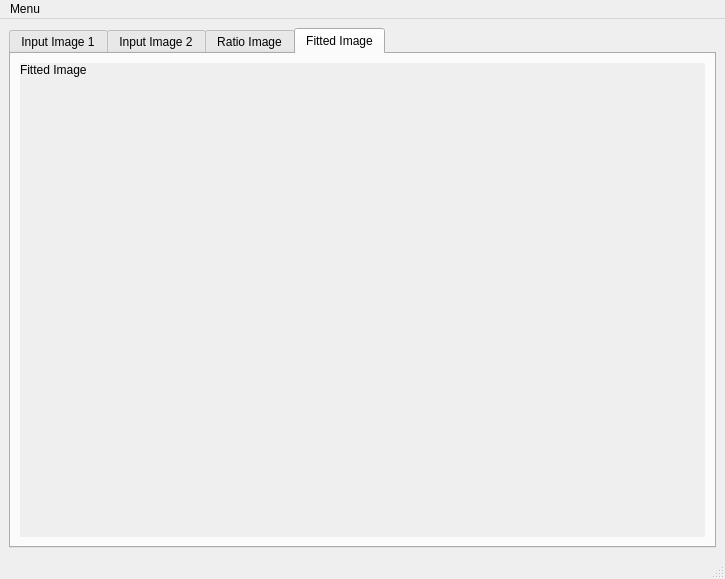
<?xml version="1.0" encoding="UTF-8"?>
<ui version="4.0">
 <class>MainWindow</class>
 <widget class="QMainWindow" name="MainWindow">
  <property name="geometry">
   <rect>
    <x>0</x>
    <y>0</y>
    <width>725</width>
    <height>579</height>
   </rect>
  </property>
  <property name="windowTitle">
   <string>MainWindow</string>
  </property>
  <widget class="QWidget" name="centralwidget">
   <layout class="QHBoxLayout" name="horizontalLayout">
    <item>
     <widget class="QTabWidget" name="ImgShowWidget">
      <property name="autoFillBackground">
       <bool>true</bool>
      </property>
      <property name="currentIndex">
       <number>3</number>
      </property>
      <widget class="QWidget" name="tab_input_image1">
       <attribute name="title">
        <string>Input Image 1</string>
       </attribute>
       <layout class="QHBoxLayout" name="horizontalLayout_3">
        <item>
         <layout class="QVBoxLayout" name="verticalLayout">
          <item>
           <widget class="QLabel" name="label_input_image1">
            <property name="autoFillBackground">
             <bool>true</bool>
            </property>
            <property name="text">
             <string>Input_image_1</string>
            </property>
            <property name="alignment">
             <set>Qt::AlignLeading|Qt::AlignLeft|Qt::AlignTop</set>
            </property>
           </widget>
          </item>
         </layout>
        </item>
       </layout>
      </widget>
      <widget class="QWidget" name="tab_input_image2">
       <attribute name="title">
        <string>Input Image 2</string>
       </attribute>
       <layout class="QHBoxLayout" name="horizontalLayout_2">
        <item>
         <layout class="QVBoxLayout" name="verticalLayout_2">
          <item>
           <widget class="QLabel" name="label_input_image2">
            <property name="autoFillBackground">
             <bool>true</bool>
            </property>
            <property name="text">
             <string>Input_image_2</string>
            </property>
            <property name="alignment">
             <set>Qt::AlignLeading|Qt::AlignLeft|Qt::AlignTop</set>
            </property>
           </widget>
          </item>
         </layout>
        </item>
       </layout>
      </widget>
      <widget class="QWidget" name="tab_ration_image">
       <attribute name="title">
        <string>Ratio Image</string>
       </attribute>
       <layout class="QHBoxLayout" name="horizontalLayout_4">
        <item>
         <layout class="QVBoxLayout" name="verticalLayout_4">
          <item>
           <widget class="QLabel" name="label_ration_image">
            <property name="autoFillBackground">
             <bool>true</bool>
            </property>
            <property name="text">
             <string>Ratio_Image</string>
            </property>
            <property name="alignment">
             <set>Qt::AlignLeading|Qt::AlignLeft|Qt::AlignTop</set>
            </property>
           </widget>
          </item>
         </layout>
        </item>
       </layout>
      </widget>
      <widget class="QWidget" name="tab_fitted_image">
       <attribute name="title">
        <string>Fitted Image</string>
       </attribute>
       <layout class="QHBoxLayout" name="horizontalLayout_5">
        <item>
         <layout class="QVBoxLayout" name="verticalLayout_3">
          <item>
           <widget class="QLabel" name="label_fitted_image">
            <property name="autoFillBackground">
             <bool>true</bool>
            </property>
            <property name="text">
             <string>Fitted Image</string>
            </property>
            <property name="scaledContents">
             <bool>false</bool>
            </property>
            <property name="alignment">
             <set>Qt::AlignLeading|Qt::AlignLeft|Qt::AlignTop</set>
            </property>
           </widget>
          </item>
         </layout>
        </item>
       </layout>
      </widget>
     </widget>
    </item>
   </layout>
  </widget>
  <widget class="QMenuBar" name="menubar">
   <property name="geometry">
    <rect>
     <x>0</x>
     <y>0</y>
     <width>725</width>
     <height>22</height>
    </rect>
   </property>
   <widget class="QMenu" name="menuMenu">
    <property name="title">
     <string>Menu</string>
    </property>
    <addaction name="actionOpen"/>
    <addaction name="actionSave"/>
    <addaction name="actionFitting_param"/>
   </widget>
   <addaction name="menuMenu"/>
  </widget>
  <widget class="QStatusBar" name="statusbar"/>
  <action name="actionOpen">
   <property name="text">
    <string>Open</string>
   </property>
  </action>
  <action name="actionSave">
   <property name="text">
    <string>Save</string>
   </property>
  </action>
  <action name="actionFitting_param">
   <property name="text">
    <string>Fitting Func Config</string>
   </property>
  </action>
 </widget>
 <resources/>
 <connections/>
</ui>
